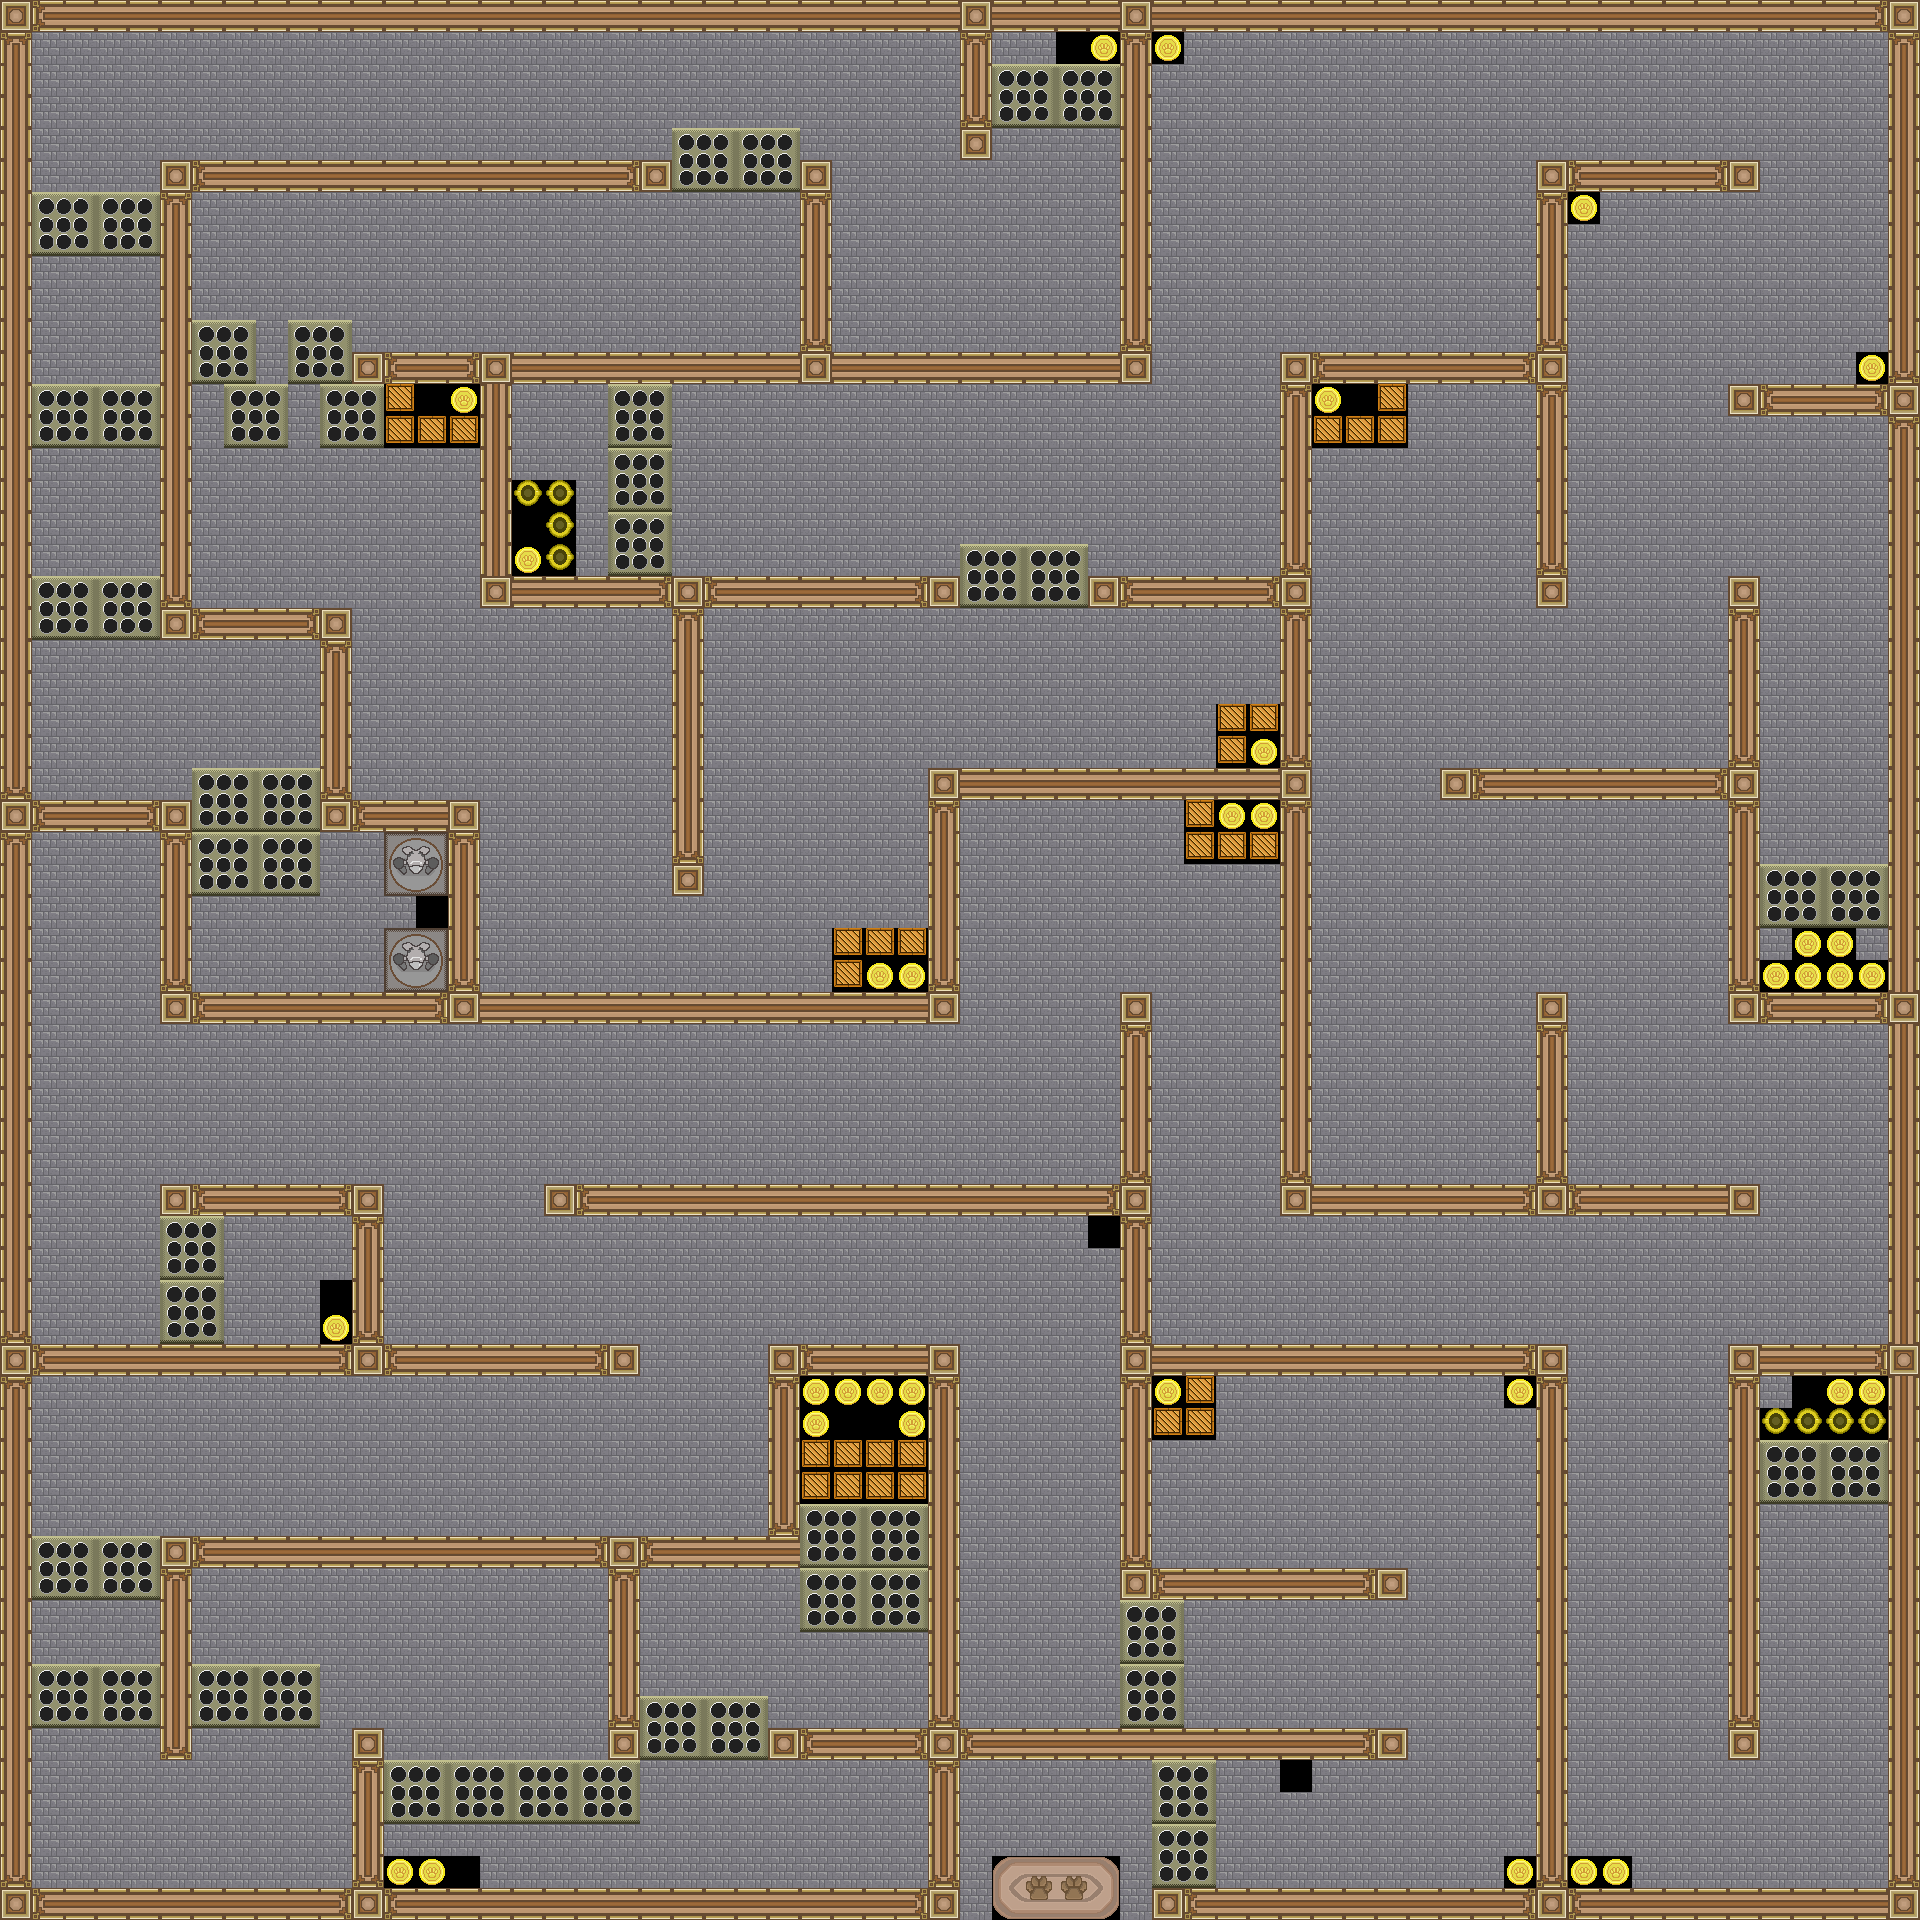

A level layout from a 2D game, rendered from its tile map. Below: a short description, then the map file with tile-grid data replaced by summaries:
An orthogonal 60x60 tile map with 32x32 px tiles, 1 tile layer (Tile Layer 1).

<map version="1.0" orientation="orthogonal" renderorder="left-up" width="60" height="60" tilewidth="32" tileheight="32" nextobjectid="1">
 <tileset firstgid="1" name="Tile_Sheet" tilewidth="32" tileheight="32" tilecount="153" columns="17">
  <image source="../Documents/2015 work/S2/Studio Project/SP4/Assets/Sprites/Tileset/Tile_Sheet.png" width="544" height="288" />
 </tileset>
 <layer name="Tile Layer 1" width="60" height="60">
  <data>[3600 cells, 3600 non-empty, 29 distinct tile ids]</data>
 </layer>
</map>